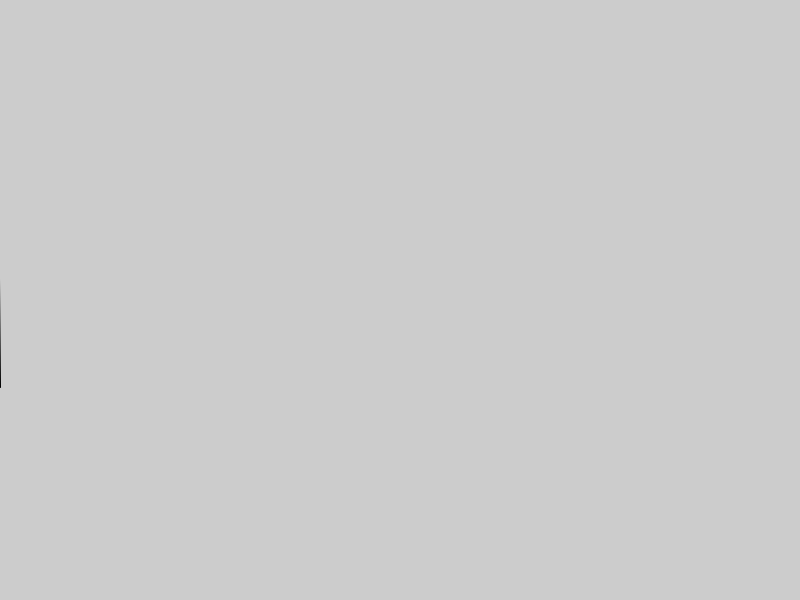
Frame 1 (no input)
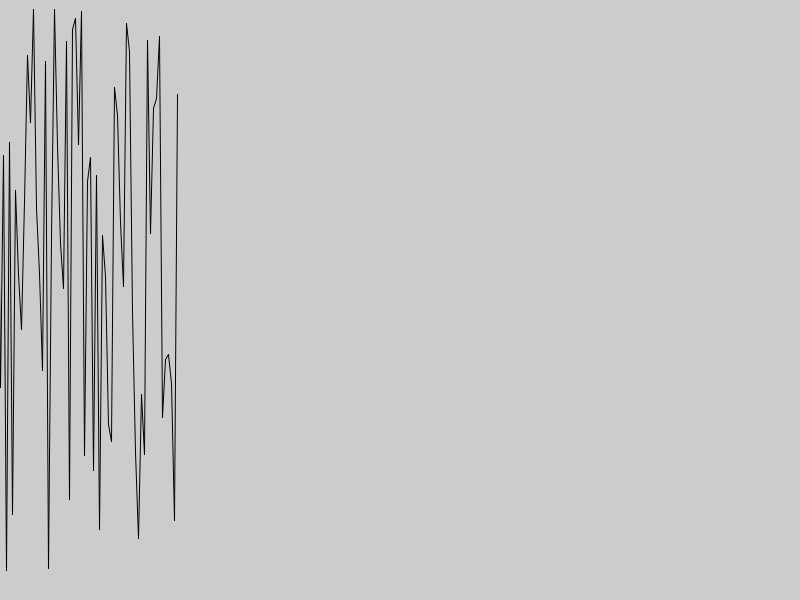
Frame 60 (the mouse pressed at the canvas centre just before this capture)
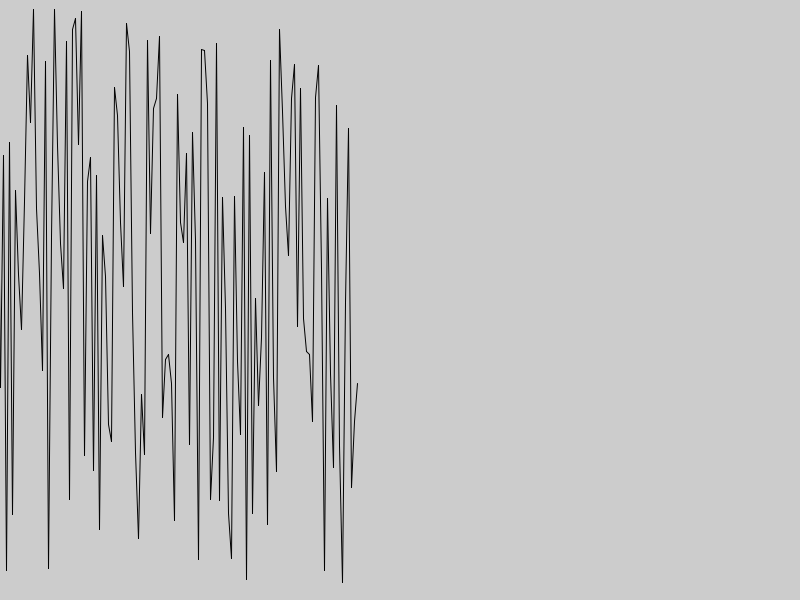
Frame 120 (the mouse held since frame 60 and released just before this capture)

The Processing sketch that drew these frames (run headless with seeded random() and noise(); from frame 60 on, the mouse is pressed at the canvas centre):

// Processing sketch: s01_random_noise
// ── s01_random_noise.pde
float yoff = 0.0;
float previous;

float t = 0;
float n = noise(yoff) * height;

float dir = 1;

void setup () {
  size (800, 600);
  background(204);
}

void draw() {
  previous = n;
  
  
  //yoff = yoff + .01;
  //n = noise(yoff) * height;
  n = random (height);
  
  line (t - 3, previous, t, n);
  
  if (t > width)
    t = 0;
  
  t+= 3;
}
